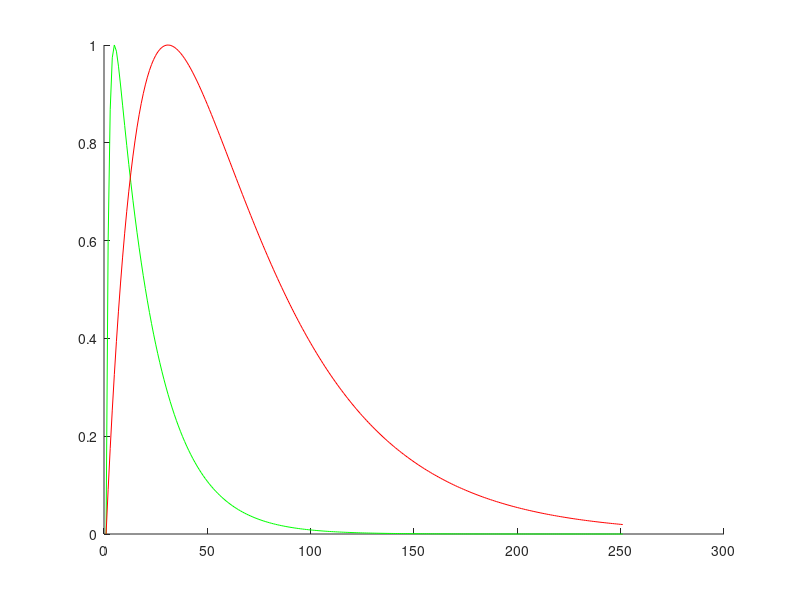

MATLAB code for this plot: (Note: this script raises an error after producing the figure.)

%% SET Experiment parameters
if 0 % all
    runCids = [ 2 3 4 5 13 14 20]
    %testConductances = [10^-3 10^-2.75 10^-2.5 10^-2 10^-7  10^-6 10^-5 10^-4 10^-1 10^-3.5 10^-1.5];
    testConductances = [10^-6];
    runConThisTime = [1 : length(testConductances)];
    expName = 'exOFFON_inhibit_3';
    showVideo = 0;
else %test
    runCids = 20;
    testConductances = [ 10^-5];
    runConThisTime = [1 ];
    expName = 'testOFFON_Cond05';
    showVideo = 1;
end
numCon = length(testConductances);


%% SET Cell parameters
restingPotential = -60;
cellReversalPotential = -60;
Ra = 100;
Cm = 1;
defaultConductance = 0.0003;

%% SET Synapse parameters
useExp2Syn = 0; % not implemented

syn1.gmax = 0.001;
syn1.e = 0;
syn1.onset = 10;
syn1.onsetSTD = 10;
syn1.tau1 = 1;
syn1.tau2 = 1;
syn1.i = 0.01;
syn1.repeats = 100;


syn2.gmax = 0.001;
syn2.e = -70;
syn2.onset = 12;
syn2.onsetSTD = 100;
syn2.repeats = 10;

syn1.activeFrac = 0.1; %fraction of synapses activated each ms if timecourse is at max value
syn2.activeFrac = 0.1; 

%% Set activation timecourse

maxTime = 250;
etime = [0:1:maxTime];
rise1 = .5;
fall1 = .05;
rise2 = .05;
fall2 = 0.02;


y = 1-(1 * (1-rise1).^etime);
y2 =  (1 * (1-fall1).^etime)-1;
tc1 = y+y2;
tc1 = tc1/max(tc1);

y = 1-(1 * (1-rise2).^etime);
y2 =  (1 * (1-fall2).^etime)-1;
tc2 = y+y2;
tc2 = tc2/max(tc2);


clf, hold on
plot(tc1, 'g')
plot(tc2, 'r')
pause(.1)






%% Define neuron structure
neuron = [];                                                % clear neuron structure
neuron.params.v_init = restingPotential;                    % starting membrane potential [mV] of all cells
neuron.params.dt = 0.025;                                   % integration time step [ms]
neuron.params.tstop = 300;                                  % stop simulation after this (simulation) time [ms]
neuron.params.prerun = -10; %400                           % add a pre runtime [ms] to let system settle
neuron.params.celsius = 35;                                 % temperature [celsius]
neuron.params.nseg = 'dlambda';                             % the dlambda rule is used to set the amount of segments per section. Alternatively, a fixed number can be entered or a string 'EachX' with X being the interval between segments [micron]
neuron.params.accuracy = 0;                                 % optional argument if number of segments should be increased in the soma and axon

%% Set neuron model mechanisms

neuron.experiment = 'test';                                                 % give your simulation run a name (necessary when using advanced t2n protocols)
for t = 1                                                                   % preconfiguration to loop through several morphologies, now only one morphology is considered
    neuron.mech{t}.all.pas = struct('g',defaultConductance,'Ra',Ra,'e',cellReversalPotential,'cm',Cm);    % add passive channel to all regions and define membrane capacity [µF/cm²], cytoplasmic resistivity [Ohm cm] and e_leak [mV]
    % neuron.mech{t}.soma.pas = struct('g',0.0004,'Ra',100,'e',-60,'cm',1);    % add passive channel to somatic regions (will overwrite the "all" definition) and define membrane capacity [µF/cm²], cytoplasmic resistivity [Ohm cm] and e_leak [mV]
    % neuron.mech{t}.all.k_ion.ek = -90;
    % neuron.mech{t}.all.na_ion.ena = 50;
    % neuron.mech{t}.soma.hh = struct('gnabar',0.25,'gkbar',0.036,'gl',0);     % add Hodgkin-Huxley Sodium channel only to soma
    neuron.record{t}.cell = struct('node',1,'record','v');                   % record voltage "v" from first node (i.e. the soma)
end



for v = 1:length(runCids)

    %% Define variables
    runCid = runCids(v);
    recordAllNodes = 1;
    storeAllOut = 0;
    w = warning ('on','all')

    %% Set up directories

    nnDir = 'Z:\Active\morganLab\karlsRetina\CellNavLibrary_IxQ\Volumes\Final\Analysis\nn\';
    expDir = [nnDir expName '\'];
    cellDir = sprintf('%scid%d\\',expDir,runCid);
    expInfoName = sprintf('%sexpInfo.mat',cellDir);

    if ~exist(nnDir,'dir'),mkdir(nnDir); end
    if ~exist(expDir,'dir'),mkdir(expDir); end
    if ~exist(cellDir,'dir'),mkdir(cellDir); end

    %% Make figure
    set(0,'DefaultFigureWindowStyle','docked')
    fig = figure;


    %% Get skeleton

    swcDir = 'Z:\Active\morganLab\karlsRetina\CellNavLibrary_IxQ\Volumes\Final\Analysis\swc\';
    swcFile = sprintf('%scid%d.swc',swcDir,runCid);
    mtrFile = sprintf('%scid%d.mtr',swcDir,runCid);

    if exist(mtrFile,'file')
        tree = load_tree(mtrFile);
    else
        tree{1} = load_tree(swcFile);
        tree{1}.rnames{1} = 'dendrites';
        tree{1}.rnames{2} = 'subtree';
        tree{1}.Ri = 100;
        tree{1}.Gm = 100 * 10^(-6);
        tree{1}.Cm = 1;
        tree = t2n_writeTrees(tree,[],mtrFile);                 % transform tree to NEURON morphology (.hoc file). This only has to be done once for each morphology
    end
  
    tree{1}.Ri = Ra;
    tree{1}.Gm = 1 * 10^4;
    tree{1}.Cm = Cm;

    %% Fix diameters
    minDiam = 0.1;
    tree{1}.D(tree{1}.D<minDiam) = minDiam;
    setDiam = .5;
    if 0
        tree{1}.D = tree{1}.D * 0 + setDiam;
    end


    %% Show cell
    clf
    plot_tree(tree{1},tree{1}.R);colorbar   % plot tree with region code
    axis off

    %% Get nep

    nepFile = sprintf('%ssm2nrn_cid%d.mat',swcDir,runCid);
    load(nepFile);

    syn = sm2nrn.syn;
    numNodes = length(tree{1}.X);
    synPos = syn.pos;
    numSyn = size(synPos,1);
    tr = tree{1};
    minDists = zeros(numSyn,1);
    nearest = zeros(numSyn,1);
    for s = 1:numSyn
        dists = sqrt((tr.X-synPos(s,1)).^2 + (tr.Y-synPos(s,2)).^2 + (tr.Z-synPos(s,3)).^2);
        minDists(s) = min(dists);
        nearest(s) = find(dists == minDists(s),1);
    end

    scatter3(tr.X,tr.Y,tr.Z,'.','k')
    axis 'equal'
    hold on
    scatter3(synPos(:,1),synPos(:,2),synPos(:,3),'r')
    scatter3(tr.X(nearest),tr.Y(nearest),tr.Z(nearest),'p','g')

    hold off

    %% Get synapse information

    SPN = 'Z:\Active\morganLab\karlsRetina\CellNavLibrary_IxQ\Analysis\Data\preproc\'
    load('Z:\Active\morganLab\karlsRetina\CellNavLibrary_IxQ\Volumes\Final\Analysis\tis.mat')
    load([SPN 'COI.mat']);

    useOnGroup = [6 7 8 9 10 11 12 14 17 20 21 23];
    useOffGroup = [1 2 3 4 5 15 18 19];
    onBips = [];
    offBips = [];
    amaCids = [];
    for i = 1:length(tis.cells.type.typeID)
        if tis.cells.type.typeID(i) == 7
            if intersect(useOnGroup,tis.cells.type.subTypeID(i))
                onBips = [onBips tis.cells.cids(i)];
            elseif intersect(useOffGroup,tis.cells.type.subTypeID(i))
                offBips = [offBips tis.cells.cids(i)];
            end
        elseif tis.cells.type.typeID(i) == 8
            if tis.cells.type.subTypeID(i) ~= 1; %not VG3
                amaCids = [amaCids tis.cells.cids(i)];
            end
        end
    end

    ONsyn = [];
    OFFsyn = [];
    AMCin = [];
    for i = 1:length(syn.pre);
        if intersect(onBips,syn.pre(i))
            ONsyn = [ONsyn i];
        elseif intersect(offBips,syn.pre(i))
            OFFsyn = [OFFsyn i];
        end
    end

    AMCin = find((syn.synType == 1) & ~(syn.pre==runCid));
    synIDs = nearest;
    activate{1} = synIDs(OFFsyn);
    activate{2} = synIDs(ONsyn);
    inhibit = synIDs(AMCin);

    clf
    hold on
    view(0,0)
    s1 = scatter3(tr.X,tr.Y,tr.Z,1,'.','markeredgecolor',[.6 .6 .6]);
    s2 = scatter3(tr.X(activate{1}),tr.Y(activate{1}),tr.Z(activate{1}),50,'o','markeredgecolor',[0 0 0.8],'LineWidth',2);
    s3 = scatter3(tr.X(activate{2}),tr.Y(activate{2}),tr.Z(activate{2}),50,'o','markeredgecolor',[.7 .7 0],'LineWidth',2);
    s4 = scatter3(tr.X(inhibit),tr.Y(inhibit),tr.Z(inhibit),5,'o','markeredgecolor',[.8 0 0]);


    %% Make synapse experiment

    nneuron = neuron;                                                         % copy standard neuron structure
    plen = Pvec_tree(tree{1});                                                % get path length to soma at each node of morphology
    %[~,synIDs] = max(plen);                                                   % search for the most far away point in the morpholgy

    %%Force unique
    [uSynIDs a uSynIdx] = unique(synIDs);

    %%Make result variable
    expInfo.cid = runCid;
    expInfo.conductances = testConductances;
    expInfo.nneuron = nneuron;
    expInfo.synIDs = synIDs;
    expInfo.numExp = 2;
    expInfo.expStr = {'activate OFF bipolar synapses','activate ON bipolar synapses'};
    expInfo.tree = tree{1};
    save(expInfoName,'expInfo');

    for con = runConThisTime

        tree{1}.Gm = testConductances(con);
        nneuron.mech{1}.all.pas.g = testConductances(con);

        %% Run experiments
        for e = 1:length(activate)
            expFileName = sprintf('%sex%d_con%02.0f.mat',cellDir,e,con);
            %expFileName = sprintf('%sres%d.mat',cellDir,e);
            if 1;%~exist(expFileName,'file')

                nnRes.e = e;
                nnRes.nneuron = nneuron;

                time1 = datetime('now');
                condCount = find(runConThisTime==con);
                disp(sprintf('running cell %d of %d, condition %d of %d, experiment %d of %d',...
                    v,length(runCids),condCount,length(runConThisTime),e,length(activate)))

                
                
                %% Make synapses
                excite = activate{e};
                syn1.type = 'Alpha';
                syn1.nodes = excite;
                syn2.type = 'Alpha';
                syn2.nodes = inhibit;

                rand1 = rand(length(syn1.nodes),length(tc1));
                pass1 = rand1 <= repmat(tc1,[length(syn1.nodes) 1]);
                rand2 = rand(length(syn1.nodes),length(tc1));
                pass2 = pass1 & (rand2<= syn1.activeFrac);
                [nID tID] = find(pass2>0);
                offsets1 = etime(tID) + rand(size(tID));

                rand1 = rand(length(syn2.nodes),length(tc2));
                pass1 = rand1 <= repmat(tc2,[length(syn2.nodes) 1]);
                rand2 = rand(length(syn2.nodes),length(tc2));
                pass2 = pass1 & (rand2<= syn2.activeFrac);
                [nID tID] = find(pass2>0);
                offsets2 = etime(tID) + rand(size(tID));


                %% Make Excitatory Synapses
                c = 0;
                for r = 1:syn1.repeats
                    onsets = randsample(etime,length(syn1.nodes),1,tc1) + syn1.onset;
                    for s = 1:length(syn1.nodes)
                        c = c+1;
                        nneuron.pp{1}.AlphaSynapse(c) = ...
                            struct('node',syn1.nodes(s),'gmax',syn1.gmax,'onset',onsets(s),'e',syn1.e);% add an AlphaSynapse at this location
                    end
                end

                %nneuron.record{1}.AlphaSynapse(s) = struct('node',excite(s),'record','i');      % record synaptic current
                
                %% Make Inhibitory synapses
                for r = 1:syn2.repeats
                    onsets = randsample(etime,length(syn2.nodes),1,tc2) + syn2.onset;
                    for s = 1 : length(syn2.nodes)
                        c = c+1;
                        nneuron.pp{1}.AlphaSynapse(c) = ...
                            struct('node',syn2.nodes(s),'gmax',syn2.gmax,'onset',onsets(s),'e',syn2.e);% add an AlphaSynapse at this location
                        %nneuron.record{1}.AlphaSynapse(length(excite)+s) = struct('node',inhibit(s),'record','i');      % record synaptic current
                    end
                end

                %% Record all nodes
                nneuron.record{1}.cell.node = [1:numNodes];                            % record somatic voltage and voltage at synapse

                %% Run Model
                while 1
                    pause(1)
                    pass = 1;
                    try
                        out = t2n(nneuron,tree,'-w-q');              % execute t2n
                    catch
                        disp('neuron model failed. will try again')
                        pass = 0;
                    end
                    if isempty(out.record{1})
                        disp('record is empty. will try again')
                        pass = 0;
                    end
                    if pass
                        disp('model completed succesfully')
                        break
                    end
                end

                %% Collect Synapse Data
                synV = cat(2,out.record{1}.cell.v{uSynIDs})';
                nnRes.synV = synV(uSynIdx,:);

                %% Colect all node data
                allV = cat(2,out.record{1}.cell.v{:});
                maxV = max(allV,[],1);
                nnRes.maxV = maxV;
                nnRes.allV = allV;

                if storeAllOut
                    allOut(e).out = out;
                end

                %% Save results

                nnRes.time = out.t;
                nnRes.syn1 = syn1;
                nnRes.syn2 = syn2;
                save(expFileName,'nnRes','-v7.3');

                %% Display time
                time2 = datetime('now');
                time3 = diff([time1 time2]);
                disp(sprintf('elapsed = %s',time3))


            end
        end


        subplot(1,length(runConThisTime),find(runConThisTime==con,1))

        %% Read in the result
        load(expInfoName);
        numExp = expInfo.numExp;
        %synVs = zeros(expNum,numSyn,1);
        clear synVs
        clear maxVs
        allVs = zeros(numExp,size(nnRes.allV,2),size(nnRes.allV,1));
        %maxVs = zeros(expNum,numNodes);
        c = 0;
        for e = 1:numExp
            expFileName = sprintf('%sex%d_con%02.0f.mat',cellDir,e,con);
            if exist(expFileName,'file')
                c = c+1;
                % disp(sprintf('found %s',expFileName))
                load(expFileName)
                synVs(c,:,:) =  nnRes.synV;
                maxVs(e,:) = nnRes.maxV;
                allVs(c,:,:) = nnRes.allV';
            end
        end
        numRun = c;
        nTime = nnRes.time;


        %% plot the result (Vmem at soma and synapse and synaptic current)
    
 
        clf
        subplot(2,1,1),   hold on
        nodes = nnRes.syn1.nodes;
        meanV = squeeze(mean(allVs(1,nodes,:),2));
        for n = 1:length(nodes);
            plot(nTime,squeeze(allVs(1,nodes(n),:)),'b','linewidth',.01)
        end
        %plot(nTime,meanV,'b','lineWidth',2)
       
        nodes = nnRes.syn2.nodes;
        meanV = squeeze(mean(allVs(1,nodes,:),2));
        for n = 1:length(nodes);
            plot(nTime+1,squeeze(allVs(1,nodes(n),:)),'r','linewidth',.01)
        end
        %plot(nTime,meanV,'r','lineWidth',2)
        ylim([-70 -20])
        %xlim([8 15])


        subplot(2,1,2),  hold on
        nodes = nnRes.syn1.nodes;
        for n = 1:length(nodes);
            plot(nTime,squeeze(allVs(2,nodes(n),:)),'b','linewidth',.01)
        end
               
        nodes = nnRes.syn2.nodes;
        for n = 1:length(nodes);
            plot(nTime+1,squeeze(allVs(2,nodes(n),:)),'r','linewidth',.01)
        end
        ylim([-70 20])
        %xlim([8 150])
       
        pause(.1)
       

        return

        %%
        synVs(e,:,:) = synV(uSynIdx,:);
        synMax = max(synVs,[],3);
        synDev = synMax;
        synDev = synDev - median(synDev(:));
        synDev(synDev<0) = 0;
        sumDev = sum(synDev,3);
        allProp = sumDev;

        for i = 1:numRun

            prop = allProp(i,:);
            prop = prop-min(prop);
            cla
            scatter3(tr.X,tr.Y,tr.Z,'.','k')
            axis 'equal'
            hold on
            synScat = scatter3(synPos(:,1),synPos(:,2),synPos(:,3));
            set(synScat,'CData',prop)
            scatter3(tr.X(nearest),tr.Y(nearest),tr.Z(nearest),'p','g')

        end
        pause(1)

        %% Render with plot_tree

        cla
        props = maxVs;
        props = props-min(props(:));
        props = ceil(props * 255/(max(props(:))));
        cmap = jet( 256 );
        colormap(cmap)

        for i = 1:numRun
            plot_tree(tree{1},props(i,:)');
            hold on
            scatter3(synPos(i,1),synPos(i,2),synPos(i,3),250,'k')
            %colorbar   % plot tree with region code
            set(gca,'clipping','off')
            pause(1)
        end

        %% polarity
        cla
        influence = maxVs - neuron.params.v_init;
        OFFbias = (influence(1,:)-influence(2,:))./(influence(1,:) + influence(2,:));

        prop = OFFbias *1;

        prop = prop + 1 * 100;
        cmap = jet(200);
        plot_tree(tree{1},prop',cmap);

        %% maxes

        clf
        cmap = jet(200);
        colormap(cmap)
        prop = OFFbias * 10;
        prop = (prop + 1) * 100;
        prop = round(prop);
        prop(prop<1) = 1;
        prop(prop>200) = 200;
        if sum(isnan(prop))
            disp('WARNING: Some results are not numbers');
        end
        prop(isnan(prop)) = 100;
        sp = scatter3(tr.X,tr.Y,tr.Z,5,'o','k','markerfacecolor','flat');
        set(sp,'cdata',cmap(prop,:))

        drawnow


        %% Syn with Polarity
        if showVideo
            synVs(e,:,:) = synV(uSynIdx,:);
            synMax = max(synVs,[],3);
            synDev = synMax;
            synDev = synDev - median(synDev(:));
            synDev(synDev<0) = 0;
            sumDev = sum(synDev,3);
            allProp = sumDev;

            meanV = squeeze(mean(mean(synVs,1),2));
            difV = abs(meanV-median(meanV))>.01;
            showV = find(difV,1);
            markerType = {'o','o','d'}
            experimentFigureString = {'off', 'on'}

            cla
            hold on
            axis 'equal'
            axis 'off'
            set(fig,'clipping','off')
            hAx = gca;
            set(hAx, 'box','off','XTickLabel',[],'XTick',[],'YTickLabel',[],'YTick',[])

            view(00,00)
            %s1 = scatter3(tr.X,tr.Y,tr.Z,1,'.','markeredgecolor',[.6 .6 .6]);
            s1 = scatter3(tr.X,tr.Y,tr.Z,10,'o','markerfacecolor','flat','markerfacealpha',.2,...
                'markeredgecolor','none');
            s4 = scatter3(tr.X(nnRes.syn2.nodes),tr.Y(nnRes.syn2.nodes),tr.Z(nnRes.syn2.nodes),...
                10,markerType{3},'k','linewidth',2);

            %s3 = scatter3(tr.X(synIDs),tr.Y(synIDs),tr.Z(synIDs),100,'.','b');

            recordMovie = 0;
            movieDir = sprintf('D:\\WorkDocs\\Publications\\VG3\\Revisions\\movies\\allVG3\\cid%d\\',runCid);
            if ~exist(movieDir,'dir'),mkdir(movieDir);end
            c = 0;

            for r = 1


                for i = 1:numRun

                    a = activate{i};
                   % eV = squeeze(synVs(i,:,:));
                    eV = squeeze(allVs(i,:,:));
                    sV = eV + 90;
                    sV = ceil(sV*255/max(sV(:)));
                    sV(sV<1)=1;
                    cmap = jet(256);
                    tV = sV(:,1);
                    vColMap = cmap(tV,:);
                    s2 = scatter3(tr.X(a),tr.Y(a),tr.Z(a),100,markerType{i},'k','linewidth',2);
                    title = experimentFigureString{i};

                    
                    for t = 750:1100
                        t
                        tV = sV(:,t);
                        vColMap = cmap(tV,:);
                        %set(s3,'cdata',vColMap)
                        set(s1,'cdata',vColMap)

                        % delete(s3)
                        % s3 = scatter3(tr.X(synIDs),tr.Y(synIDs),tr.Z(synIDs),100,'.','cdata',vColMap);
                        pause(.1)

                        if recordMovie
                            c = c+1;
                            printName  = sprintf('%s%05.0f.png',movieDir,c);
                            print(fig,printName,'-dpng')

                        end
                    end

                    s2.delete;

                end

            end
        end

    end
end

disp('finished running models')
